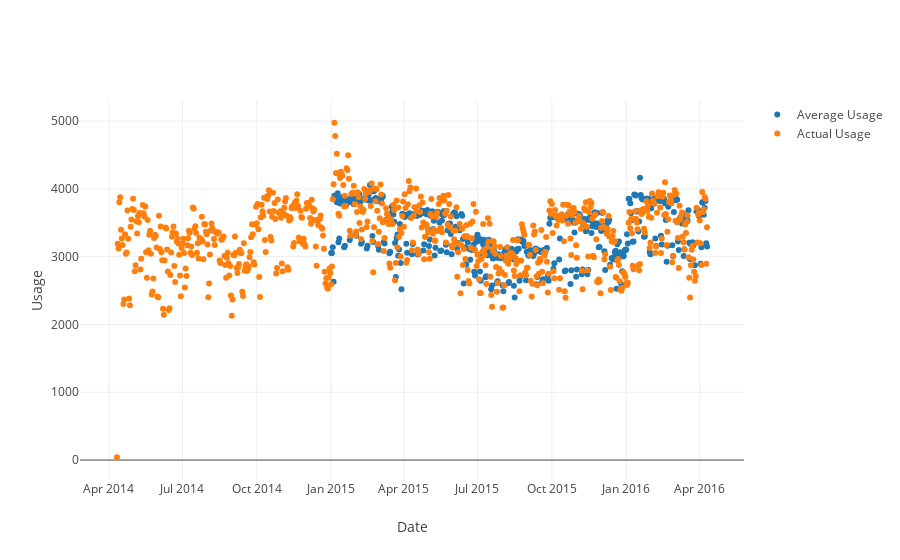

Source (notebook cell):
### Code cell
compare_normal_usage('B36 BSLC (B1)')

### Figure 1 — Plotly figure (JSON) as saved in the notebook; plotly's stock layout.template omitted (floating-point values rounded to 4 significant figures; data arrays with more than 128 entries replaced by an {"elided": "..."} marker saying what was removed)
{"data": [{"mode": "markers", "name": "Average Usage", "x": {"elided": "466 str values"}, "y": {"elided": "466 float values"}}, {"mode": "markers", "name": "Actual Usage", "x": {"elided": "731 str values"}, "y": {"elided": "731 float values"}}], "layout": {"xaxis": {"title": "Date"}, "yaxis": {"title": "Usage"}}}
